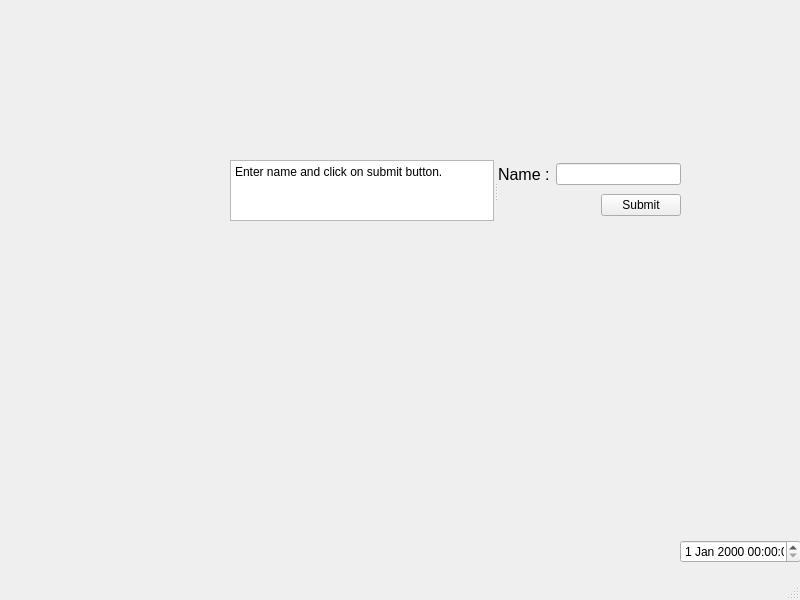
<?xml version="1.0" encoding="UTF-8"?>
<ui version="4.0">
 <class>MainWindow</class>
 <widget class="QMainWindow" name="MainWindow">
  <property name="geometry">
   <rect>
    <x>0</x>
    <y>0</y>
    <width>800</width>
    <height>600</height>
   </rect>
  </property>
  <property name="windowTitle">
   <string>MainWindow</string>
  </property>
  <widget class="QWidget" name="centralwidget">
   <widget class="QDateTimeEdit" name="dateTimeEdit">
    <property name="geometry">
     <rect>
      <x>680</x>
      <y>540</y>
      <width>121</width>
      <height>23</height>
     </rect>
    </property>
   </widget>
   <widget class="QSplitter" name="splitter">
    <property name="geometry">
     <rect>
      <x>230</x>
      <y>160</y>
      <width>451</width>
      <height>61</height>
     </rect>
    </property>
    <property name="orientation">
     <enum>Qt::Orientation::Horizontal</enum>
    </property>
    <widget class="QTextEdit" name="textEdit">
     <property name="html">
      <string>&lt;!DOCTYPE HTML PUBLIC &quot;-//W3C//DTD HTML 4.0//EN&quot; &quot;http://www.w3.org/TR/REC-html40/strict.dtd&quot;&gt;
&lt;html&gt;&lt;head&gt;&lt;meta name=&quot;qrichtext&quot; content=&quot;1&quot; /&gt;&lt;meta charset=&quot;utf-8&quot; /&gt;&lt;style type=&quot;text/css&quot;&gt;
p, li { white-space: pre-wrap; }
hr { height: 1px; border-width: 0; }
li.unchecked::marker { content: &quot;\2610&quot;; }
li.checked::marker { content: &quot;\2612&quot;; }
&lt;/style&gt;&lt;/head&gt;&lt;body style=&quot; font-family:'Sans Serif'; font-size:9pt; font-weight:400; font-style:normal;&quot;&gt;
&lt;p style=&quot; margin-top:0px; margin-bottom:0px; margin-left:0px; margin-right:0px; -qt-block-indent:0; text-indent:0px;&quot;&gt;Enter name and click on submit button.&lt;/p&gt;&lt;/body&gt;&lt;/html&gt;</string>
     </property>
    </widget>
    <widget class="QWidget" name="">
     <layout class="QVBoxLayout" name="verticalLayout">
      <item>
       <layout class="QHBoxLayout" name="horizontalLayout">
        <item>
         <widget class="QLabel" name="label">
          <property name="font">
           <font>
            <pointsize>12</pointsize>
           </font>
          </property>
          <property name="text">
           <string>Name :</string>
          </property>
          <property name="buddy">
           <cstring>lineEdit</cstring>
          </property>
         </widget>
        </item>
        <item>
         <widget class="QLineEdit" name="lineEdit"/>
        </item>
       </layout>
      </item>
      <item>
       <layout class="QHBoxLayout" name="horizontalLayout_2">
        <item>
         <spacer name="horizontalSpacer">
          <property name="orientation">
           <enum>Qt::Orientation::Horizontal</enum>
          </property>
          <property name="sizeHint" stdset="0">
           <size>
            <width>98</width>
            <height>20</height>
           </size>
          </property>
         </spacer>
        </item>
        <item>
         <widget class="QPushButton" name="pushButton">
          <property name="text">
           <string>Submit</string>
          </property>
         </widget>
        </item>
       </layout>
      </item>
     </layout>
    </widget>
   </widget>
  </widget>
  <widget class="QMenuBar" name="menubar">
   <property name="geometry">
    <rect>
     <x>0</x>
     <y>0</y>
     <width>800</width>
     <height>19</height>
    </rect>
   </property>
  </widget>
  <widget class="QStatusBar" name="statusbar"/>
 </widget>
 <resources/>
 <connections/>
</ui>
